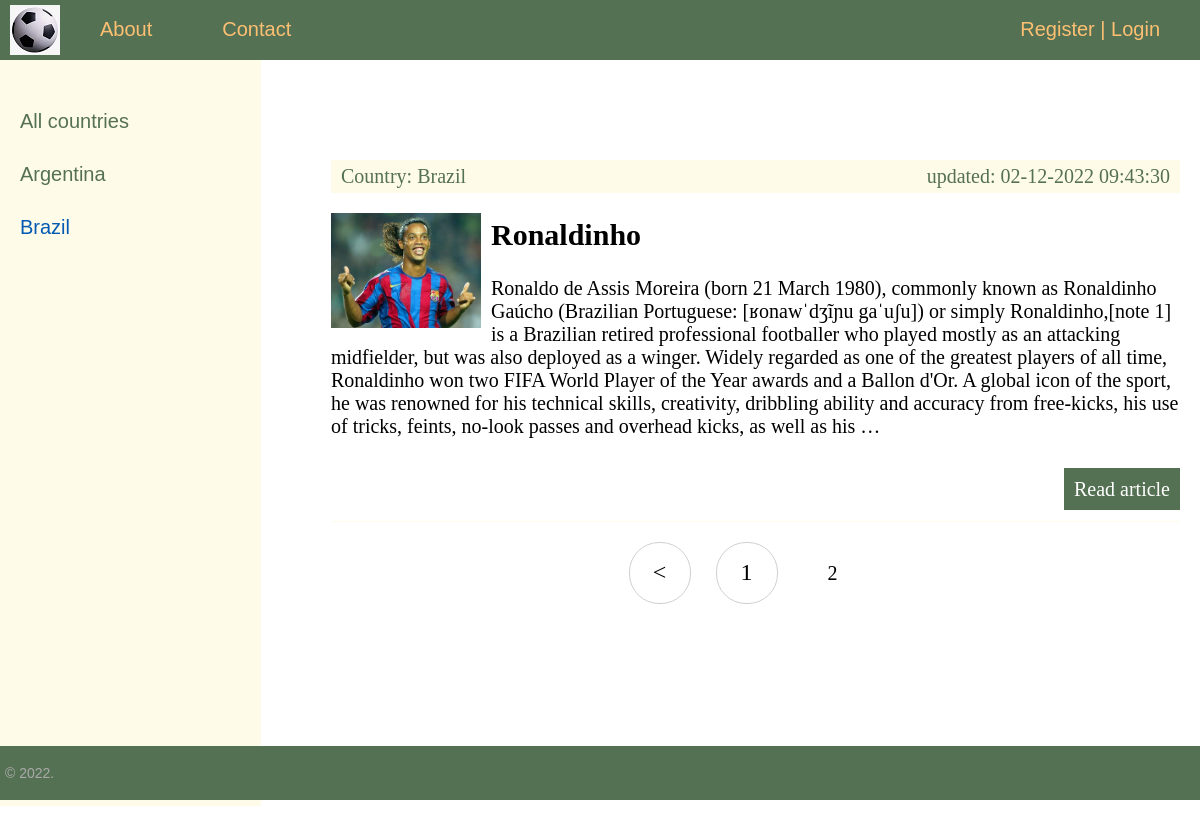
/wiki/country/brazil/?page=2, run on an earlier commit of the app's database.
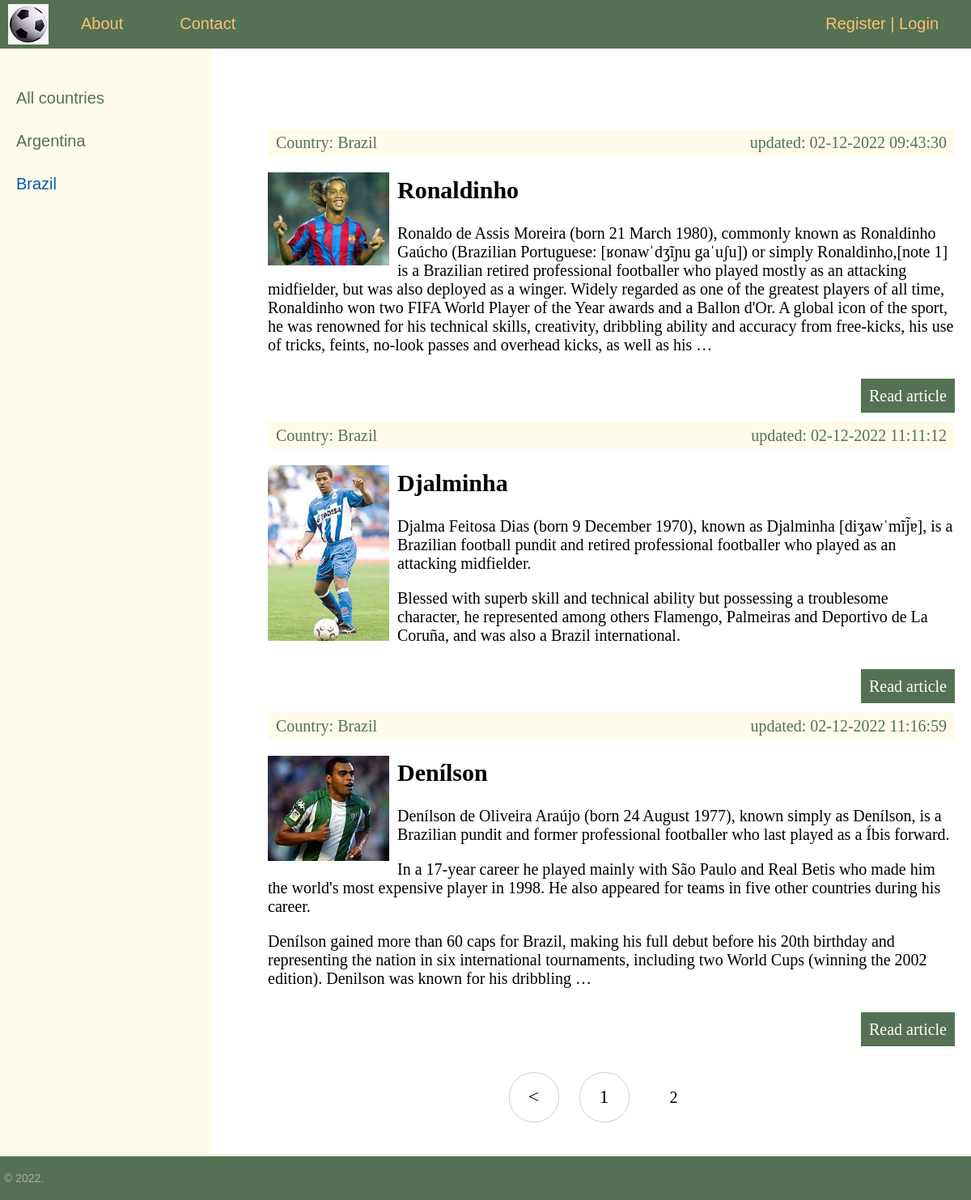
And on a later commit of the database.
### wiki/models.py (models this page shows, shortened)
class Country(models.Model):
    name = models.CharField(max_length=100, db_index=True, verbose_name="Country")
    slug = models.SlugField(max_length=100, unique=True, db_index=True, verbose_name="URL")
    def __str__(self):
        return self.name
    def get_absolute_url(self):
        return reverse('country', kwargs={'country_slug': self.slug})
    class Meta:
        verbose_name = 'Country'
        verbose_name_plural = 'Countries'
        ordering = ['id']

class Footballer(models.Model):
    name = models.CharField(max_length=255, verbose_name="Name")
    slug = models.SlugField(max_length=255, unique=True, db_index=True, verbose_name="URL")
    content = models.TextField(blank=True, verbose_name="Article text")
    photo = models.ImageField(upload_to="photos/%Y/%m/%d/", verbose_name="Photo")
    created_at = models.DateTimeField(auto_now_add=True, verbose_name="Article created at")
    updated_at = models.DateTimeField(auto_now=True, verbose_name="Article updated at")
    published = models.BooleanField(default=True, verbose_name="Article published")
    country = models.ForeignKey('Country', on_delete=models.PROTECT, verbose_name="Country")
    def get_absolute_url(self):
        return reverse('article', kwargs={'article_slug': self.slug})
    class Meta:
        verbose_name = 'Football player'
        verbose_name_plural = 'Football players'
        ordering = ['id']

### wiki/views.py (the view)
# urls.py: path('country/<slug:country_slug>/', WikiCountry.as_view(), name='country'),
class WikiCountry(DataMixin, ListView):
    model = Footballer
    template_name = 'wiki/index.html'
    context_object_name = 'articles'
    allow_empty = False
    def get_queryset(self):
        return Footballer.objects.filter(country__slug=self.kwargs['country_slug'], published=True).select_related(
            'country')
    def get_context_data(self, *, object_list=None, **kwargs):
        context = super().get_context_data(**kwargs)
        country = Country.objects.get(slug=self.kwargs['country_slug'])
        mixin_context = self.get_user_context(title='Country - ' + str(country.name), country_selected=country.pk)
        return dict(list(context.items()) + list(mixin_context.items()))

### wiki/utils.py (called while the page is built)
    def get_user_context(self, **kwargs):
        context = kwargs
        countries = Country.objects.annotate(Count('footballer'))
        user_menu = menu.copy()
        if not self.request.user.is_authenticated:
            user_menu.pop(1)  # pop add_article
        context['menu'] = user_menu
        context['countries'] = countries
        if 'country_selected' not in context:
            context['country_selected'] = 0
        return context

### wiki/templates/wiki/index.html (shortened to what this page needs)
{% extends 'wiki/base.html' %}
{% block content %}
<ul class="list-articles">
    {% for article in articles %}
    <li>
        <div class="article-panel">
            <p class="first">Country: {{article.country}}</p>
            <p class="last">updated: {{article.updated_at|date:"d-m-Y H:i:s"}}</p>
        </div>
        {% if article.photo %}
        <p><img class="img-article-left thumb" src="{{article.photo.url}}"></p>
        {% endif %}
        <h2>{{article.name}}</h2>
        {% autoescape on %}
        {{article.content|linebreaks|truncatewords:100}}
        {% endautoescape %}
        <p class="link-read-post"><a href="{{ article.get_absolute_url }}">Read article</a></p>
    </li>
    {% endfor %}
</ul>
{% endblock %}

### wiki/templates/wiki/base.html (shortened to what this page needs)
{% load static %}
{% load wiki_tags %}
<!DOCTYPE html>
<html>
<head>
    <link type="text/css" href="{% static 'wiki/css/styles.css' %}" rel="stylesheet"/>
</head>
<body>
<table class="table-page" border=0 cellpadding="0" cellspacing="0">
    <tr>
        <td valign=top>
            {% block mainmenu %}
            <div class="header">
                <ul id="mainmenu" class="mainmenu">
                    <li class="logo"><a href="{% url 'home' %}">
                        <div class="logo"></div>
                    </a></li>
                    {% for m in menu %}
                    <li><a href="{% url m.url_name %}">{{m.title}}</a></li>
                    {% endfor %}
                    {% if request.user.is_authenticated %}
                    <li class="last"> {{user.username}} | <a href="{% url 'logout' %}">Logout</a></li>
                    {% else %}
                    <li class="last"><a href="{% url 'register' %}">Register</a> | <a
                            href="{% url 'login' %}">Login</a></li>
                    {% endif %}
                </ul>
            </div>
            {% endblock mainmenu %}
            <table class="table-content" border=0 cellpadding="0" cellspacing="0">
                <tr>
                    <td valign="top" class="left-chapters">
                        <ul id="leftchapters">
                            {% if country_selected == 0 %}
                            <li class="selected">All countries</li>
                            {% else %}
                            <li><a href="{% url 'home' %}">All countries</a></li>
                            {% endif %}
                            {% for c in countries %}
                            {% if c.footballer__count > 0 %}
                            {% if c.pk == country_selected %}
                            <li class="selected">{{c.name}}</li>
                            {% else %}
                            <li><a href="{{ c.get_absolute_url }}">{{c.name}}</a></li>
                            {% endif %}
                            {% endif %}
                            {% endfor %}
                        </ul>
                    </td>
                    <td valign="top" class="content">
                        <div class="content-text">
                            {% block content %}
                            {% endblock %}
                            {% if page_obj.has_other_pages %}
                            <nav class="list-pages">
                                <ul>
                                    {% if page_obj.has_previous %}
                                    <li class="page-num">
                                        <a href="?page={{ page_obj.previous_page_number }}">&lt;</a>
                                    </li>
                                    {% endif %}
                                    {% for p in paginator.page_range %}
                                    {% if page_obj.number == p %}
                                    <li class="page-num page-num-selected">{{ p }}</li>
                                    {% elif p >= page_obj.number|add:-2 and p <= page_obj.number|add:2 %}
                                    <li class="page-num">
                                        <a href="?page={{ p }}">{{ p }}</a>
                                    </li>
                                    {% endif %}
                                    {% endfor %}
                                </ul>
                            </nav>
                            {% endif %}
                        </div>
                    </td>
                </tr>
            </table>
        </td>
    </tr>
    <tr>
        <td valign=top>
            <div id="footer">
                <p>&copy; 2022.</p>
            </div>
        </td>
    </tr>
</table>
</body>
</html>

What changed in the data, as far as the page shows it:
added Footballer: country "Brazil", updated_at "02-12-2022 11:11:12", photo (picture), name "Djalminha", content "Djalma Feitosa Dias (born 9 December 1970), known as Djalminha [diʒawˈmĩj̃ɐ], is a Brazilian football pundit and retired professional footballer who played as an attacking midfielder. Blessed with superb skill and technical ability but possessing a troublesome character, he represented among others Flamengo, Palmeiras and Deportivo de La Coruña, and was also a Brazil international."
added Footballer: country "Brazil", updated_at "02-12-2022 11:16:59", photo (picture), name "Denílson", content "Denílson de Oliveira Araújo (born 24 August 1977), known simply as Denílson, is a Brazilian pundit and former professional footballer who last played as a Íbis forward. In a 17-year career he played mainly with São Paulo and Real Betis who made him the world's most expensive player in 1998. He also appeared for teams in five other countries during his career. Denílson gained more than 60 caps for Brazil, making his full debut before his 20th birthday and representing the nation in six international tournaments, including two World Cups (winning the 2002 edition). Denilson was known for his dribbling …"
